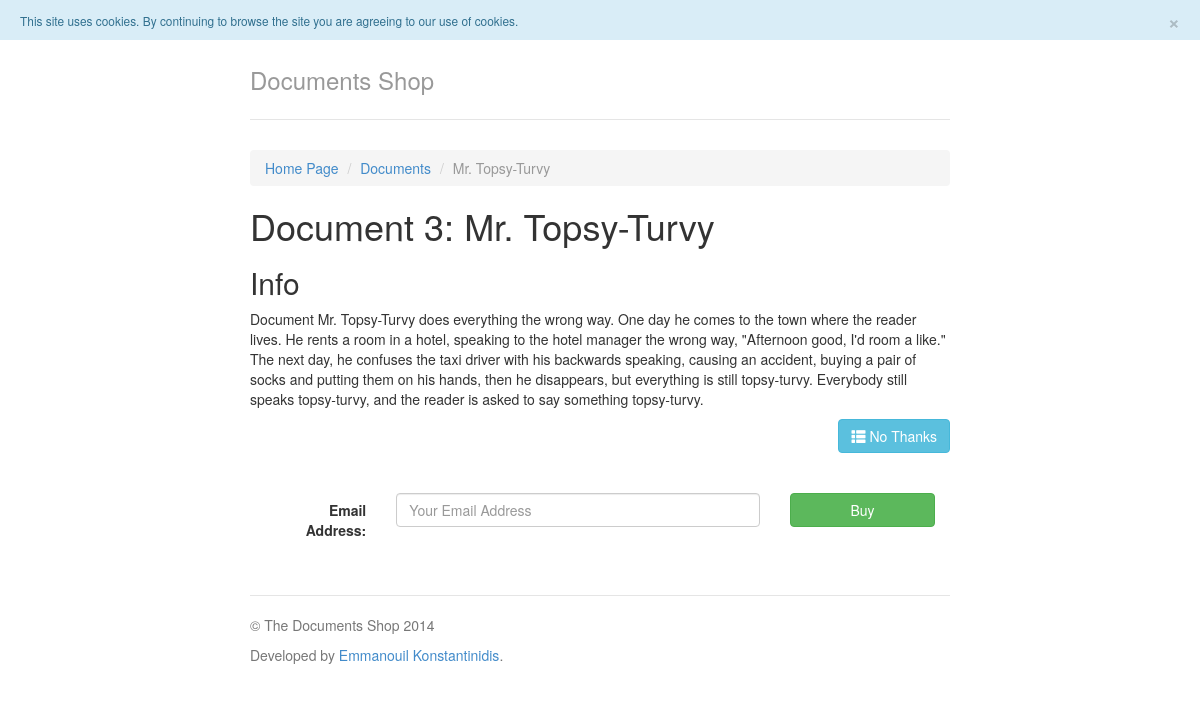
The app's page /index.php?page=detail&id=3 with its own data.
### tables this page shows
CREATE TABLE IF NOT EXISTS `docs` (
  `id` int(11) NOT NULL AUTO_INCREMENT,
  `title` varchar(100) NOT NULL,
  `info` text NOT NULL,
  PRIMARY KEY (`id`)
);

### pages/detail.php (the view, shortened to what this page needs)
<?php
	include_once("config.php");
	$id = $_GET['id'];
	if( isset($_COOKIE["read"]) ) {
		$array = unserialize($_COOKIE['read']);
		$found = False;
		if (in_array($id, $array)) {
				$found = True;
		}
		if (!$found) {
			array_push($array, $id);
			setcookie("read", serialize($array), time()+3600);
		}
	}
	else {
		$array = array();
		array_push($array, $id);
	}
	$result = mysqli_query($con, "SELECT * FROM docs WHERE id = " . $id . "");
	while($row = mysqli_fetch_array($result)){ ?>
		<ol class="breadcrumb">
		  <li><a href="index.php">Home Page</a></li>
		  <li><a href="index.php?page=list">Documents</a></li>
		  <li class="active"><?php echo $row['title']; ?></li>
		</ol>
		<?php
    	print "<h1>Document ".$row['id'].": ".$row['title']."</h1>";
    	print "<h2>Info</h2>";
    	print "<p>Document ".$row['info']."</p>";
	}
?>
<div class="text-right"><a href="index.php?page=list" class="btn btn-info"><span class="glyphicon glyphicon-th-list"></span> No Thanks</a></div>
<div class="row marketing">
	<form id="purchaseForm" class="form-horizontal" action="<?php echo htmlspecialchars($_SERVER["PHP_SELF"]);?>?page=detail&id=<?=$id?>" method="post">
		<div class="col-md-9">
			<div class="form-group">
				<label for="email" class="col-sm-3 control-label text-left">Email Address:</label>
				<div class="col-sm-9">
					<input type="email" class="form-control" id="email" name="email" placeholder="Your Email Address">
				</div>
			</div>
		</div>
		<div class="col-md-3">
			<div class="form-group">
				<div class="col-sm-12">
					<button type="submit" class="btn btn-success" style="display: block; width: 100%;">Buy</button>
				</div>
			</div>
		</div>
	</form>
</div>

### css/style.css (style rules this page uses)
body { padding-top: 20px; padding-bottom: 20px; }
.header, .marketing, .footer { padding-right: 15px; padding-left: 15px; }
.marketing { margin: 40px 0; }
@media screen and (min-width: 768px) { .header, .marketing, .footer { padding-right: 0; padding-left: 0; } }

### records on screen
docs: title "Mr. Topsy-Turvy", id "3", info "Mr. Topsy-Turvy does everything the wrong way. One day he comes to the town where the reader lives. He rents a room in a hotel, speaking to the hotel manager the wrong way, \"Afternoon good, I'd room a like.\" The next day, he confuses the taxi driver with his backwards speaking, causing an accident, buying a pair of socks and putting them on his hands, then he disappears, but everything is still topsy-turvy. Everybody still speaks topsy-turvy, and the reader is asked to say something topsy-turvy."
